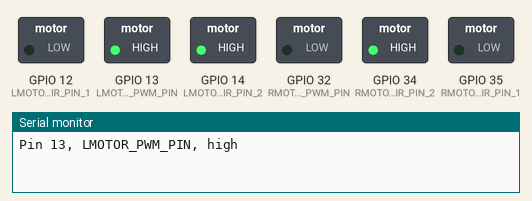
This sketch was run on a simulated ESP32. Shown: switched loads named in the sketch (green lamp = pin HIGH), the last lines printed to the serial monitor.

Above: at 0.1 s.
At 40.1 s:
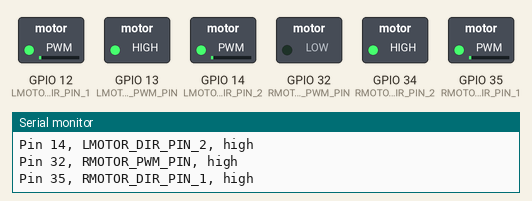
At 50.1 s:
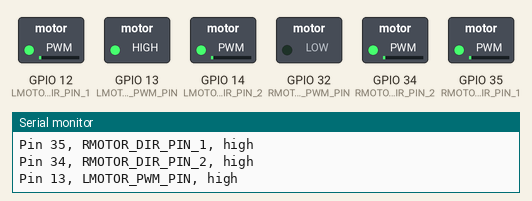
Timing chart, 0 to 51.6 s (numbered marks = the images above):
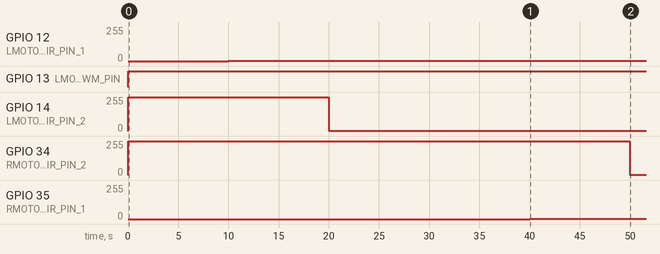

Measured:
- by itself, GPIO 12 (LMOTOR_DIR_PIN_1): 0/255 → 1/255 at 10.0 s
- by itself, GPIO 13 (LMOTOR_PWM_PIN): LOW → HIGH at 0.00 s
- by itself, GPIO 14 (LMOTOR_DIR_PIN_2): 255/255 → 1/255 at 20.0 s
- by itself, GPIO 34 (RMOTOR_DIR_PIN_2): 255/255 → 1/255 at 50.0 s
- by itself, GPIO 35 (RMOTOR_DIR_PIN_1): 0/255 → 1/255 at 40.0 s

The sketch:

motor_pin_basic_test.ino
```cpp
#define LMOTOR_PWM_PIN 13
#define LMOTOR_DIR_PIN_1 12
#define LMOTOR_DIR_PIN_2 14

#define RMOTOR_PWM_PIN 32
#define RMOTOR_DIR_PIN_1 35
#define RMOTOR_DIR_PIN_2 34

#define DELAY_TIME 10000

void setup() {
  // put your setup code here, to run once:
  	Serial.begin(115200);
	//Motor Output Pins
	pinMode (LMOTOR_DIR_PIN_1, OUTPUT);
	pinMode (LMOTOR_DIR_PIN_2, OUTPUT);
	pinMode (LMOTOR_PWM_PIN, OUTPUT);
	pinMode (RMOTOR_DIR_PIN_1, OUTPUT);
	pinMode (RMOTOR_DIR_PIN_2, OUTPUT);
	pinMode (RMOTOR_PWM_PIN, OUTPUT);
	//Motor Direction Forwards
	digitalWrite (LMOTOR_DIR_PIN_1, LOW);
	digitalWrite (LMOTOR_DIR_PIN_2, HIGH);
	digitalWrite (RMOTOR_DIR_PIN_1, LOW);
	digitalWrite (RMOTOR_DIR_PIN_2, HIGH);
}

void loop() {
  // put your main code here, to run repeatedly:
  Serial.println("Pin 13, LMOTOR_PWM_PIN, high");
  analogWrite(LMOTOR_PWM_PIN, 255);

  delay(DELAY_TIME);

  Serial.println("Pin 12, LMOTOR_DIR_PIN_1, high");
  analogWrite(LMOTOR_DIR_PIN_1, HIGH);

  delay(DELAY_TIME);

  Serial.println("Pin 14, LMOTOR_DIR_PIN_2, high");
  analogWrite(LMOTOR_DIR_PIN_2, HIGH);

  delay(DELAY_TIME);


  Serial.println("Pin 32, RMOTOR_PWM_PIN, high");
  analogWrite(LMOTOR_PWM_PIN, 255);

  delay(DELAY_TIME);

  Serial.println("Pin 35, RMOTOR_DIR_PIN_1, high");
  analogWrite(RMOTOR_DIR_PIN_1, HIGH);

  delay(DELAY_TIME);

  Serial.println("Pin 34, RMOTOR_DIR_PIN_2, high");
  analogWrite(RMOTOR_DIR_PIN_2, HIGH);
}
```
